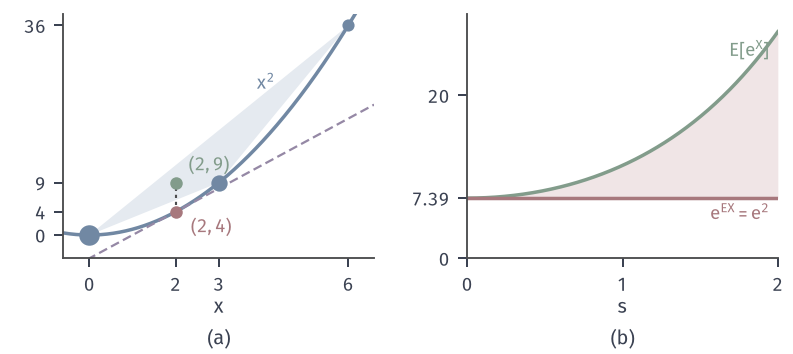

Generate this figure with Python:
from pathlib import Path
import sys
HERE = Path(__file__).resolve().parent
sys.path.insert(0, str(HERE.parent/'rvm-common'))
from rvm_fig import *
# (a) f(x)=x^2 and the reward table: points (x_i, x_i^2) weighted by p_i have
#     centre of mass (E X, E X^2) = (2, 9), above f(E X) = 4; supporting line y = 4 + 4(x-2).
# (b) two-point X = 2 -/+ s with prob 1/2 each, f = exp: gap E f(X) - f(E X) = e^2 (cosh s - 1).
fig, axes = figure(width_mm=112, height_mm=50, ncols=2)
panel(fig, left=.08, right=.98, bottom=.27, wspace=.3)
ax = axes[0]
x = np.linspace(-.6, 6.6, 400)
ax.plot(x, x**2, color=BLUE, lw=1.4)
ax.plot(x, 4+4*(x-2), color=PURPLE, lw=.9, ls=DASH)
ax.fill([0, 3, 6], [0, 9, 36], color=BLUE_FILL, lw=0, zorder=1)
for xi, pi_ in zip(XV, PV):
    dot(ax, xi, xi**2, color=BLUE, ms=3.2+10*pi_)
dot(ax, 2, 9, color=GREEN, ms=5)
dot(ax, 2, 4, color=RED, ms=5)
ax.plot([2, 2], [4, 9], color=STROKE, lw=.85, ls=DOT)
lab(ax, 2.3, 10.2, '$(2,9)$', GREEN, ha='left', va='bottom')
lab(ax, 2.35, 3.0, '$(2,4)$', RED, ha='left', va='top')
lab(ax, 4.3, 25, '$x^2$', BLUE, ha='right')
ax.set_xlim(-.6, 6.6); ax.set_ylim(-4, 38); ax.set_xticks([0, 2, 3, 6]); ax.set_yticks([0, 4, 9, 36])
axlab(ax, '$x$')
ax = axes[1]
s = np.linspace(0, 2, 300)
ax.plot(s, np.exp(2)*np.cosh(s), color=GREEN, lw=1.4)
ax.plot(s, np.exp(2)+0*s, color=RED, lw=1.4)
ax.fill_between(s, np.exp(2), np.exp(2)*np.cosh(s), color=RED_FILL, lw=0)
lab(ax, 1.95, np.exp(2)*np.cosh(2)-1, r'$\mathrm{E}[\mathrm{e}^{X}]$', GREEN, ha='right', va='top')
lab(ax, 1.95, np.exp(2)-.6, r'$\mathrm{e}^{\mathrm{E}X}=\mathrm{e}^2$', RED, ha='right', va='top')
ax.set_xlim(0, 2); ax.set_ylim(0, 30); ax.set_xticks([0, 1, 2]); ax.set_yticks([0, 7.389, 20]); ax.set_yticklabels(['0', '7.39', '20'])
axlab(ax, '$s$')
tags(fig, axes)
save(fig, HERE, 'figure', {'E X^2': float((XV**2*PV).sum()), 'gap s=1': float(np.exp(2)*(np.cosh(1)-1))})
